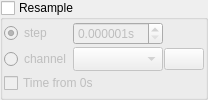
               <widget class="QGroupBox" name="resample_group">
                <property name="title">
                 <string>Resample</string>
                </property>
                <property name="checkable">
                 <bool>true</bool>
                </property>
                <property name="checked">
                 <bool>false</bool>
                </property>
                <layout class="QGridLayout" name="gridLayout_24" columnstretch="0,1,0">
                 <property name="leftMargin">
  <number>1</number>
</property>
                 <property name="topMargin">
  <number>1</number>
</property>
                 <property name="rightMargin">
  <number>1</number>
</property>
                 <property name="bottomMargin">
  <number>1</number>
</property>
                 <property name="spacing">
  <number>1</number>
</property>
                 <item row="0" column="0">
                  <widget class="QRadioButton" name="raster_type_step">
                   <property name="text">
                    <string>step</string>
                   </property>
                   <property name="checked">
                    <bool>true</bool>
                   </property>
                  </widget>
                 </item>
                 <item row="0" column="1">
                  <widget class="QDoubleSpinBox" name="raster">
                   <property name="minimumSize">
                    <size>
                     <width>0</width>
                     <height>0</height>
                    </size>
                   </property>
                   <property name="suffix">
                    <string>s</string>
                   </property>
                   <property name="decimals">
                    <number>6</number>
                   </property>
                   <property name="minimum">
                    <double>0.000001000000000</double>
                   </property>
                  </widget>
                 </item>
                 <item row="2" column="0">
                  <widget class="QRadioButton" name="raster_type_channel">
                   <property name="text">
                    <string>channel</string>
                   </property>
                  </widget>
                 </item>
                 <item row="2" column="1">
                  <widget class="QComboBox" name="raster_channel">
                   <property name="enabled">
                    <bool>false</bool>
                   </property>
                   <property name="insertPolicy">
                    <enum>QComboBox::InsertPolicy::InsertAtBottom</enum>
                   </property>
                   <property name="sizeAdjustPolicy">
                    <enum>QComboBox::SizeAdjustPolicy::AdjustToMinimumContentsLengthWithIcon</enum>
                   </property>
                  </widget>
                 </item>
                 <item row="2" column="2">
                  <widget class="QPushButton" name="raster_search_btn">
                   <property name="toolTip">
                    <string>Search raster channel</string>
                   </property>
                   <property name="text">
                    <string/>
                   </property>
                   <property name="icon">
                    <iconset resource="resource.qrc">
                     <normaloff>:/search.png</normaloff>:/search.png</iconset>
                   </property>
                  </widget>
                 </item>
                 <item row="3" column="0" colspan="3">
                  <widget class="QCheckBox" name="resample_time_from_zero">
                   <property name="text">
                    <string>Time from 0s</string>
                   </property>
                  </widget>
                 </item>
                </layout>
               </widget>
